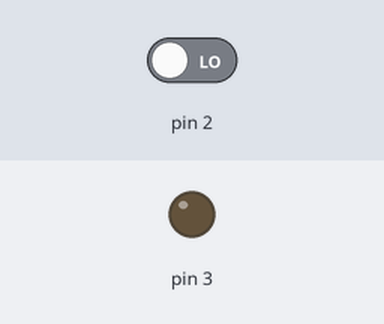
The sketch below on a simulated Arduino Uno, built with avr-gcc and run on an emulated ATmega328P. Parts: output pins drawn as LEDs (lit = HIGH). Dashed ring = blinking. Inputs (shaded band) come from the test bench; at power-on: pin 2 LOW.

Above: at 1.2 s.
1.3 s: pin 2 driven HIGH
At 1.5 s:
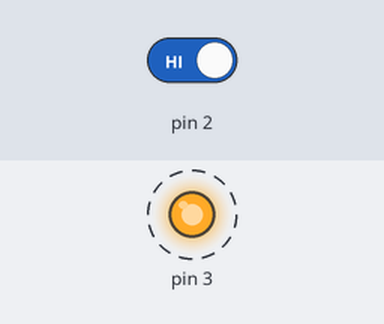
4.3 s: pin 2 driven LOW
At 4.3 s:
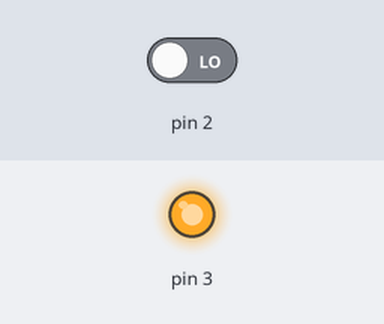
Timing chart, 0 to 7.3 s (numbered marks = the images above; inputs shaded):
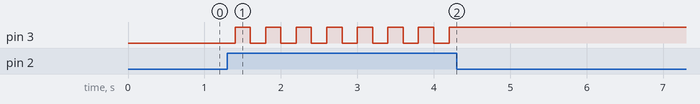

The sketch:

Interruptor.ino
```cpp
int Status = 0;

void setup()
{
  pinMode(2, INPUT);
  pinMode(3, OUTPUT);

  Status = 0;
}

void loop()
{
  if (digitalRead(2) == HIGH) {
    if (Status == 0) {
      Status = 1;
    } else {
      Status = 0;
    }
  }
  if (Status == 1) {
    digitalWrite(3, HIGH);
  } else {
    digitalWrite(3, LOW);
  }
  delay(200); // Wait for 100 millisecond(s)
}
```

Measured:
- after the input at 1.3 s, pin 3: alternates HIGH for 0.20 s and LOW for 0.20 s, starting after 0.10 s
- after the input at 4.3 s, pin 3: stops changing and stays HIGH
